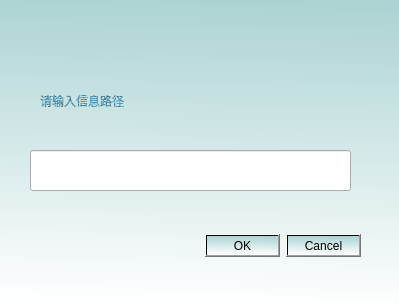
<?xml version="1.0" encoding="UTF-8"?>
<ui version="4.0">
 <class>getmessageClass</class>
 <widget class="QDialog" name="getmessageClass">
  <property name="geometry">
   <rect>
    <x>0</x>
    <y>0</y>
    <width>399</width>
    <height>303</height>
   </rect>
  </property>
  <property name="windowTitle">
   <string>getmessage</string>
  </property>
  <property name="styleSheet">
   <string notr="true">background-color: qlineargradient(spread:pad, x1:0.532, y1:0, x2:0.497199, y2:1, stop:0 rgba(172, 211, 211, 255), stop:1 rgba(255, 255, 255, 255));</string>
  </property>
  <widget class="QLabel" name="label">
   <property name="geometry">
    <rect>
     <x>40</x>
     <y>70</y>
     <width>311</width>
     <height>61</height>
    </rect>
   </property>
   <property name="styleSheet">
    <string notr="true">font: 25pt &quot;华文隶书&quot;;
color: qradialgradient(spread:repeat, cx:0.5, cy:0.5, radius:0.077, fx:0.5, fy:0.5, stop:0 rgba(0, 169, 255, 147), stop:0.497326 rgba(0, 0, 0, 147), stop:1 rgba(0, 169, 255, 147));
background-color: none;</string>
   </property>
   <property name="text">
    <string>请输入信息路径</string>
   </property>
  </widget>
  <widget class="QLineEdit" name="lineEdit">
   <property name="geometry">
    <rect>
     <x>30</x>
     <y>150</y>
     <width>321</width>
     <height>41</height>
    </rect>
   </property>
   <property name="styleSheet">
    <string notr="true">background-color:none;
</string>
   </property>
  </widget>
  <widget class="QDialogButtonBox" name="buttonBox">
   <property name="geometry">
    <rect>
     <x>20</x>
     <y>230</y>
     <width>341</width>
     <height>32</height>
    </rect>
   </property>
   <property name="orientation">
    <enum>Qt::Horizontal</enum>
   </property>
   <property name="standardButtons">
    <set>QDialogButtonBox::Cancel|QDialogButtonBox::Ok</set>
   </property>
  </widget>
 </widget>
 <layoutdefault spacing="6" margin="11"/>
 <resources>
  <include location="getmessage.qrc"/>
 </resources>
 <connections>
  <connection>
   <sender>buttonBox</sender>
   <signal>accepted()</signal>
   <receiver>getmessageClass</receiver>
   <slot>accept()</slot>
   <hints>
    <hint type="sourcelabel">
     <x>250</x>
     <y>275</y>
    </hint>
    <hint type="destinationlabel">
     <x>260</x>
     <y>188</y>
    </hint>
   </hints>
  </connection>
  <connection>
   <sender>buttonBox</sender>
   <signal>rejected()</signal>
   <receiver>getmessageClass</receiver>
   <slot>reject()</slot>
   <hints>
    <hint type="sourcelabel">
     <x>250</x>
     <y>275</y>
    </hint>
    <hint type="destinationlabel">
     <x>260</x>
     <y>188</y>
    </hint>
   </hints>
  </connection>
 </connections>
</ui>
